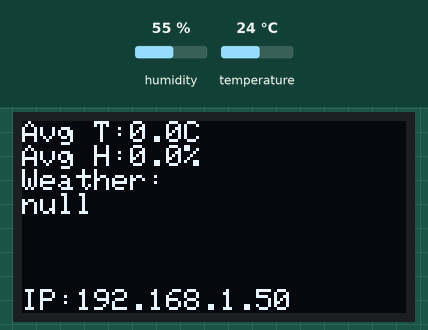
A sketch run on a simulated ESP8266 (NodeMCU). On the bench: 128×64 one-colour display. The inputs (shaded band) are chosen by the test bench; at power-on: humidity 55 %, temperature 24 °C. WiFi joins after 1.5 s; servers stay silent unless stated; uploads are accepted with an empty reply; what the sketch prints to the serial monitor is not drawn.

Above: at 10.3 s.

The sketch:

main.ino
```cpp
#include <ESP8266HTTPClient.h>    // Бібліотека для HTTP-запитів до Raspberry Pi
#include <ESPAsyncWebServer.h>    // Асинхронний веб-сервер для резервного інтерфейсу
#include <DHT.h>                  // Бібліотека для роботи з датчиком DHT11
#include <Adafruit_SSD1306.h>     // Бібліотека для керування OLED-дисплеєм
#include <ArduinoJson.h>          // Бібліотека для обробки JSON-даних

// Налаштування Wi-Fi
const char* ssid = "YOUR_SSID";
const char* password = "YOUR_PASSWORD";

// Статична IP-конфігурація для стабільності
IPAddress staticIP(192, 168, 0, 51);
IPAddress gateway(192, 168, 0, 1);
IPAddress subnet(255, 255, 255, 0);

// Налаштування сервера Raspberry Pi
const char* raspberryPiHost = "192.168.0.50";  // IP-адреса Raspberry Pi
const int raspberryPiPort = 80;                // Порт для HTTP-з'єднання

// Налаштування датчика DHT11
#define DHTPIN 5           // Пін для підключення DHT11 (D1)
#define DHTTYPE DHT11      // Тип датчика (DHT11)
DHT dht(DHTPIN, DHTTYPE);  // Ініціалізація датчика

// Налаштування OLED-дисплея
#define SCREEN_WIDTH 128   // Ширина екрана в пікселях
#define SCREEN_HEIGHT 64   // Висота екрана в пікселях
#define OLED_RESET -1
#define SCREEN_ADDRESS 0x3C // I2C-адреса OLED
#define OLED_SDA 14
#define OLED_SCL 12

// Ініціалізація OLED
Adafruit_SSD1306 display(SCREEN_WIDTH, SCREEN_HEIGHT, &Wire, OLED_RESET);

float t = 0.0;                    // Температура
float h = 0.0;                    // Вологість
float avgT = 0.0;                 // Середня температура
float avgH = 0.0;                 // Середня вологість
String weather = "N/A";           // Погода
bool serverActive = false;        // Статус зв’язку з Raspberry Pi
unsigned long previousMillis = 0; // Час попереднього оновлення
const long interval = 10000;      // Інтервал оновлення (10 секунд)

AsyncWebServer server(80);        // Ініціалізація веб-сервера на порту 80

String localIP;                   // Зберігання локальної IP-адреси

// HTML-код для резервного веб-інтерфейсу
const char index_html[] PROGMEM = R"rawliteral(
<!DOCTYPE HTML><html>
<head>
  <meta charset="UTF-8">
  <meta name="viewport" content="width=device-width, initial-scale=1">
  <style>
    html { font-family: Arial, sans-serif; background: #111; color: #eee; text-align: center; }
    h2 { font-size: 2rem; margin-top: 20px; }
    p { font-size: 1.5rem; margin: 10px; }
    .label { font-weight: bold; }
    .units { font-size: 1.2rem; color: #ccc; }
    .data { font-size: 2.2rem; color: #00ffcc; }
    .icon { font-size: 2rem; margin-right: 10px; }
    .footer { font-size: 0.9rem; color: #888; margin-top: 20px; }
  </style>
</head>
<body>
  <h2>ESP8266 DHT11 Monitor</h2>
  <h3>Minimal backup interface</h3>
  <p><span class="icon">🌡️</span><span class="label">Temperature:</span>
    <span id="temperature" class="data">%TEMPERATURE%</span>
    <span class="units">°C</span>
  </p>
  <p><span class="icon">💧</span><span class="label">Humidity:</span>
    <span id="humidity" class="data">%HUMIDITY%</span>
    <span class="units">%</span>
  </p>
<script>
setInterval(() => {
  fetch("/temperature").then(res => res.text()).then(data => {
    document.getElementById("temperature").textContent = data;
  });
  fetch("/humidity").then(res => res.text()).then(data => {
    document.getElementById("humidity").textContent = data;
  });
}, 10000);
</script>
</body>
</html>)rawliteral";

// Функція для обробки змінних у HTML
String processor(const String& var) {
  if (var == "TEMPERATURE") return String(t, 1); // Повертає температуру з 1 знаком після коми
  if (var == "HUMIDITY") return String(h, 1);    // Повертає вологість з 1 знаком після коми
  return String();
}

// Функція ініціалізації
void setup() {
  Serial.begin(115200);           // Ініціалізація серійного порту для налагодження
  dht.begin();                    // Ініціалізація датчика DHT11
  Wire.begin(OLED_SDA, OLED_SCL); // Ініціалізація I2C для OLED

  // Ініціалізація OLED
  if (!display.begin(SSD1306_SWITCHCAPVCC, SCREEN_ADDRESS)) {
    Serial.println("OLED initialization failed!"); // Повідомлення про помилку ініціалізації
    while (true);                                  // Блокування, якщо OLED не ініціалізовано
  }
  display.clearDisplay();              // Очищення екрана
  display.setTextColor(SSD1306_WHITE); // Встановлення білого кольору тексту
  display.setTextSize(1);              // Встановлення розміру тексту
  display.setCursor(0, 0);             // Встановлення курсору в початкову позицію
  display.println("Starting...");
  display.display();                   // Оновлення екрана
  delay(1000);                         // Затримка 1 секунда

  // Налаштування Wi-Fi зі статичною IP-адресою
  WiFi.config(staticIP, gateway, subnet); // Встановлення статичної IP
  WiFi.begin(ssid, password);             // Підключення до Wi-Fi
  Serial.print("Connecting");
  while (WiFi.status() != WL_CONNECTED) {
    delay(500);        // Затримка 0.5 секунди
    Serial.print(".");
  }
  localIP = WiFi.localIP().toString();           // Отримання і збереження IP-адреси
  Serial.println("\nConnected! IP: " + localIP); // Повідомлення про успішне підключення

  // Налаштування веб-шляхів
  server.on("/", HTTP_GET, [](AsyncWebServerRequest *req) {
    req->send_P(200, "text/html", index_html, processor); // Відправка HTML-інтерфейсу
  });
  server.on("/temperature", HTTP_GET, [](AsyncWebServerRequest *req) {
    String temp = String(t, 1);         // Форматування температури
    req->send(200, "text/plain", temp); // Відправка температури
  });
  server.on("/humidity", HTTP_GET, [](AsyncWebServerRequest *req) {
    String hum = String(h, 1);         // Форматування вологості
    req->send(200, "text/plain", hum); // Відправка вологості
  });
  server.begin(); // Запуск веб-сервера
}

// Функція відправки даних на Raspberry Pi
void sendDataToRaspberryPi() {
  WiFiClient client;             // Створення клієнта для HTTP
  HTTPClient http;               // Ініціалізація HTTP-клієнта

  String url = "http://" + String(raspberryPiHost) + ":" + String(raspberryPiPort) + "/update"; // URL для POST-запиту
  http.begin(client, url); // Початок з’єднання
  http.addHeader("Content-Type", "application/json"); // Встановлення заголовка JSON

  StaticJsonDocument<200> doc; // Створення JSON-документа
  doc["temperature"] = t;      // Додавання температури
  doc["humidity"] = h;         // Додавання вологості
  String payload;              // Змінна для серіалізації
  serializeJson(doc, payload); // Серіалізація JSON у рядок

  int httpCode = http.POST(payload);        // Відправка POST-запиту
  if (httpCode == HTTP_CODE_OK) {           // Перевірка успішного відправлення
    String response = http.getString();     // Отримання відповіді
    StaticJsonDocument<200> responseDoc;
    deserializeJson(responseDoc, response); // Десеріалізація відповіді

    avgT = responseDoc["avgTemperature"];          // Отримання середньої температури
    avgH = responseDoc["avgHumidity"];             // Отримання середньої вологості
    weather = responseDoc["weather"].as<String>(); // Отримання погоди
    serverActive = true;
  } else {
    serverActive = false;
    Serial.println("Failed to connect to Raspberry Pi: " + String(httpCode));
  }
  http.end(); // Закриття з’єднання
}

// Головний цикл
void loop() {
  unsigned long currentMillis = millis();           // Поточний час у мілісекундах
  if (currentMillis - previousMillis >= interval) { // Перевірка інтервалу
    previousMillis = currentMillis;                 // Оновлення попереднього часу

    // Читання даних з датчика DHT11
    float newT = dht.readTemperature(); // Читання температури
    float newH = dht.readHumidity();    // Читання вологості

    if (!isnan(newT)) t = newT; // Оновлення температури, якщо дані валідні
    if (!isnan(newH)) h = newH; // Оновлення вологості, якщо дані валідні

    // Відправка даних на Raspberry Pi
    if (WiFi.status() == WL_CONNECTED) { // Перевірка підключення до Wi-Fi
      sendDataToRaspberryPi();           // Виклик функції відправки
    } else {
      serverActive = false;
    }

    // Оновлення OLED-дисплея
    display.clearDisplay();  // Очищення екрана
    display.setTextSize(1);  // Встановлення розміру тексту
    display.setCursor(0, 0); // Встановлення курсору

    if (isnan(t) || isnan(h)) {
      display.println("Sensor Error");
    } else if (!serverActive) {       // Режим офлайн при відсутності зв’язку
      display.println("RPi Offline"); // Повідомлення про офлайн Raspberry Pi
      display.print("T:");
      display.print(t, 1);
      display.println("C");
      display.print("H:");
      display.print(h, 1);
      display.println("%");
    } else { // Режим онлайн
      display.print("Avg T:");
      display.print(avgT, 1);
      display.println("C");
      display.print("Avg H:");
      display.print(avgH, 1);
      display.println("%");
      display.println("Weather:");
      display.println(weather);
    }

    // Виведення IP-адреси внизу екрана
    display.setTextSize(1);
    display.setCursor(0, SCREEN_HEIGHT - 8); // Встановлення курсору внизу
    display.print("IP:");
    display.print(localIP);

    display.display(); // Оновлення екрана
    Serial.printf("Temp: %.1f C | Hum: %.1f %% | Avg T: %.1f | Avg H: %.1f | Weather: %s\n",
                  t, h, avgT, avgH, weather.c_str()); // Виведення даних у Serial
  }
}
```
